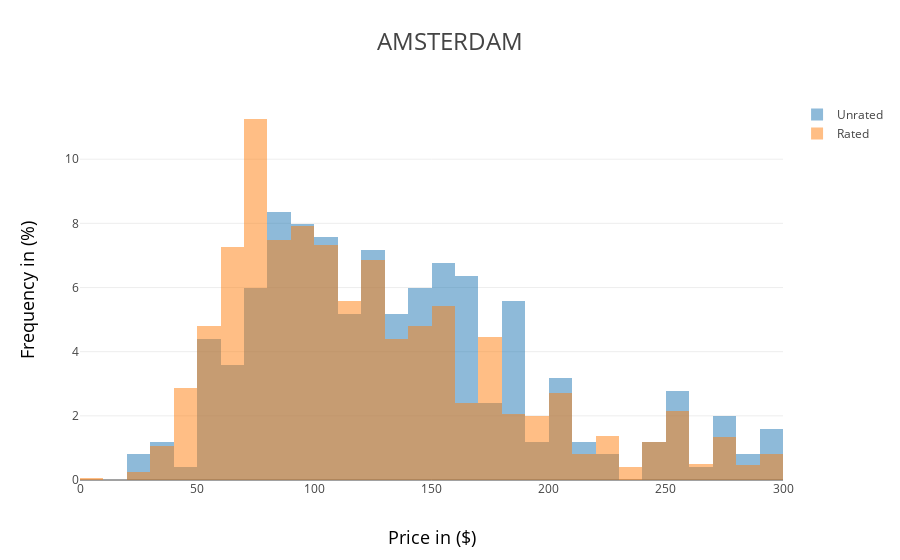

The notebook cell this image was saved under:
### Code cell
#split rated and unrated listings
rated = clean_listings[(clean_listings['number_of_reviews'] > 5) & (clean_listings['review_scores_rating'] > 0)]
unrated = clean_listings[clean_listings['number_of_reviews'] == 0]

#drop the number of reviews
rated = rated.drop(labels = 'number_of_reviews', axis = 1)
unrated = unrated.drop(labels = 'number_of_reviews', axis = 1)

#check the price differences between rated and unrated offers
unrated_prices = unrated['price']
rated_prices = rated['price']

#show the prediction vs the truth
trace_rated = go.Histogram(
                histnorm='percent',
                x = unrated_prices,
                opacity = 0.5,
                xbins=dict(
                    start=0,
                    end=300,
                    size=10
                ),
                name = 'Unrated'
                )
trace_unrated = go.Histogram(
                histnorm='percent',
                x = rated_prices,
                opacity = 0.5,
                xbins=dict(
                    start=0,
                    end=300,
                    size=10
                ),
                name = 'Rated'
                )

layout =  go.Layout(
                title=city.upper(),
                titlefont=dict(
                            size = 24
                            ),
                barmode='overlay',
                xaxis=dict(
                    title='Price in ($)',
                    titlefont=dict(
                        size=18,
                        color='rgb(0, 0, 0)'
                    )
                ),
                yaxis=dict(
                    title='Frequency in (%)',
                    titlefont=dict(
                        size=18,
                        color='rgb(0, 0, 0)'
                    )
                )
                    )
fig_price_hist = go.Figure(data = [trace_rated, trace_unrated], layout = layout)
    
pyo.iplot(fig_price_hist)

### Figure 1 — Plotly figure (JSON) as saved in the notebook; plotly's stock layout.template omitted (floating-point values rounded to 4 significant figures; data arrays with more than 128 entries replaced by an {"elided": "..."} marker saying what was removed)
{"data": [{"histnorm": "percent", "name": "Unrated", "opacity": 0.5, "type": "histogram", "uid": "c293a57f-a9cf-4a98-95c2-5cb730ca2317", "x": {"elided": "275 int values"}, "xbins": {"end": 300, "size": 10, "start": 0}}, {"histnorm": "percent", "name": "Rated", "opacity": 0.5, "type": "histogram", "uid": "2354872d-5d9f-471f-9de4-9a5246291db6", "x": {"elided": "2069 int values"}, "xbins": {"end": 300, "size": 10, "start": 0}}], "layout": {"barmode": "overlay", "title": "AMSTERDAM", "titlefont": {"size": 24}, "xaxis": {"title": "Price in ($)", "titlefont": {"color": "rgb(0, 0, 0)", "size": 18}}, "yaxis": {"title": "Frequency in (%)", "titlefont": {"color": "rgb(0, 0, 0)", "size": 18}}}}
